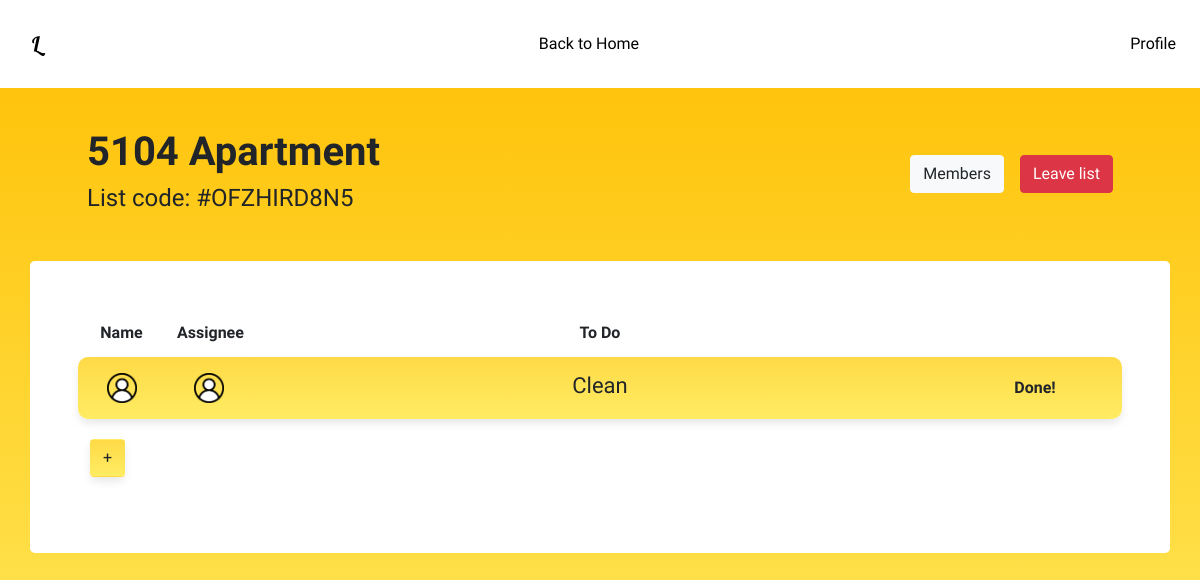
Before: /todolist/2 with the older database file.
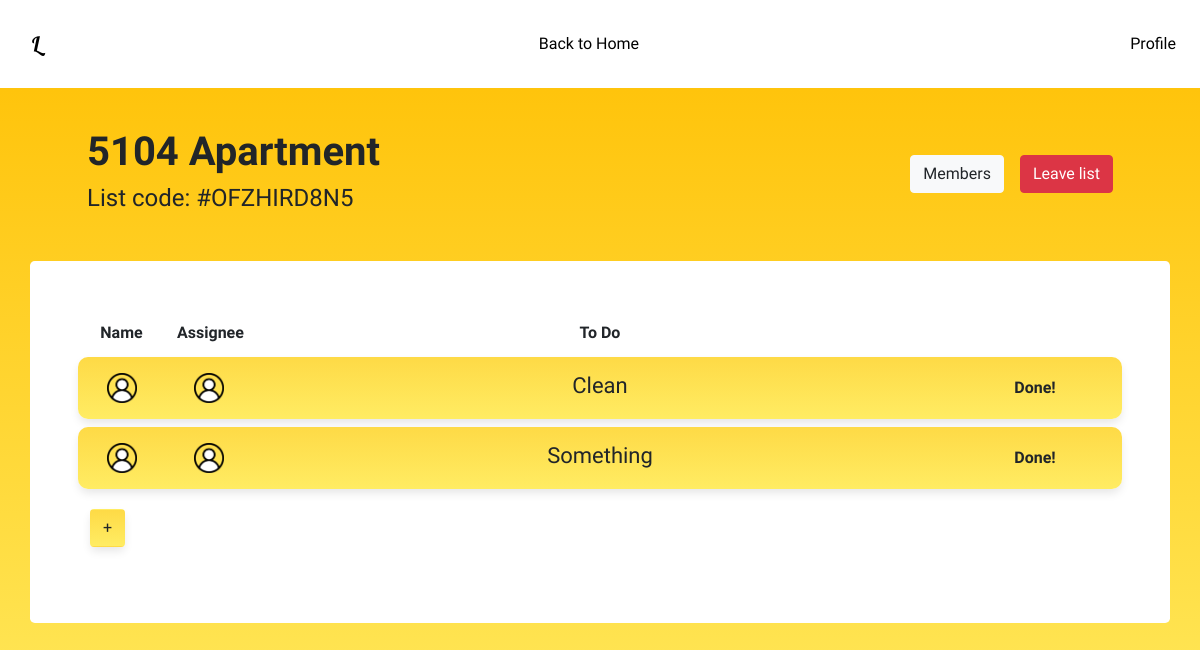
After: the same page with the newer database file.
### tables this page shows
CREATE TABLE todolist (iid INTEGER PRIMARY KEY AUTOINCREMENT,                                                 lid INTEGER,                                                 author TEXT,                                                 itemname TEXT,                                                 assignee TEXT,                                                 repeat TEXT);

### app.py (the view, shortened to what this page needs)
@app.route('/todolist/<int:lid>', methods=['GET', 'POST'])
def toDoList(lid):
    todo_list = []
    conn = sql.connect(DATABASE, timeout=10)
    conn.row_factory = sql.Row
    cur = conn.cursor()
    cur.execute('SELECT user.uid, firstname, lastname, username \
                FROM user, userlist \
                WHERE user.uid = userlist.uid AND lid=' + str(lid) + ';')
    members = cur.fetchall()
    members_arr = []
    for uid, firstname, lastname, username in members:
        members_arr.append(firstname + ' ' + lastname + " (" + username + ")")
    cur.execute('SELECT lid, \
                    iid, \
                    author, \
                    assignee, \
                    itemname \
                FROM todolist \
                WHERE lid =' + str(lid) + ';')
    todo_list = cur.fetchall()
    cur.execute('SELECT listname, listowner, listcode \
                FROM list \
                WHERE lid=' + str(lid) + ';')
    list_info = cur.fetchone()
    return render_template('todolist.html', todo_list=todo_list, lid=lid, list_info=list_info, curr_user=session['username'], members_arr=members_arr)

### templates/todolist.html (shortened to what this page needs)
<!DOCTYPE html>
<html>
    <head>
        <link rel="stylesheet" href="https://stackpath.bootstrapcdn.com/bootstrap/4.3.1/css/bootstrap.min.css">
        <link href="{{ url_for('static',filename='styles/style.css') }}" rel="stylesheet" type="text/css">
    </head>
    <body>
        <nav class="navbar navbar-expand-lg navbar-custom">
            <div class="navbar-collapse">
                <ul class="navbar-nav d-flex align-items-center justify-content-between">
                    <li class="nav-item">
                        <h1 class="navbar-brand m-3 logo">L</h1>
                    </li>
                    <li class="nav-item">
                        <a class="nav-link" href = "{{ url_for('home') }}">Back to Home</a>
                    </li>
                    <li class="nav-item">
                        <a class="nav-link" href="#">Profile</a>
                    </li>
                </ul>
            </div>
        </nav>
        <div class="container-fluid">
            <div class="p-4 mx-5 mt-3">
                <div class="d-flex justify-content-between">
                    <div class="d-block">
                        <h1 class="font-weight-bold">{{ list_info['listname'] }}</h1>
                        <h4>List code: #{{ list_info['listcode'] }}</h4>
                    </div>
                    <div class="d-flex align-items-center">
                        <a class="btn btn-light mx-3" href="{{ url_for('todo_members', lid=lid) }}">Members</a>
                        {% if curr_user == list_info['listowner'] %}
                        <a class="btn btn-danger mx-3" href="{{ url_for('delete_list', lid=lid) }}" onclick="return confirm('Are you sure you want to delete this list?\nThis cannot be undone.')">Delete list</a>
                        {% else %}
                        <a class="btn btn-danger" href="{{ url_for('leave_list', lid=lid) }}" onclick="return confirm('Are you sure you want to leave?')">Leave list</a>
                        {% endif %}
                    </div>
                </div>
            </div>
        </div>
        <div class="container mt-3 p-5 bg-white rounded-lg">
            <table class="table table-borderless">
                <thead>
                    <tr class="d-flex">
                        <th class="col-1 text-center">Name</th>
                        <th class="col-1 text-center">Assignee</th>
                        <th class="col-8 text-center">To Do</th>
                        <th class="col-2"></th>
                    </tr>
                </thead>
                <tbody>
                {% for row in todo_list %}
                    <tr class="d-flex tblrow-custom mb-2">
                        <td class="col-1 pt-3 text-center">
                            <a data-toggle="tooltip" data-placement="top" title="{{ row['author'] }}" href="#">
                                <img class="profile-icon" src="../static/images/profile-icon.png">
                            </a>
                        </td>
                        <td class="col-1 pt-3 text-center">
                            <a data-toggle="tooltip" data-placement="top" title="{{ row['assignee'] }}" href="#">
                                <img class="profile-icon" src="../static/images/profile-icon.png">
                            </a>
                        </td>
                        <td class="col-8 large-text text-center">{{ row["itemname"] }}</td>
                        <td class="col-2 text-center">
                            <form action="{{ url_for('delete_todo') }}" method="post">
                                <button type="submit" class="btn font-weight-bold">Done!</button>
                            </form>
                       </td>
                    </tr>
                {% endfor %}
                    <tr>
                        <td><button type="button" class="btn btn-custom" data-toggle="modal" data-target="#newToDo">+</button></td>
                    </tr>
                </tbody>
            </table>
        </div>
    </body>
</html>

Changed rows visible on the page:
added todolist: itemname "Something"
